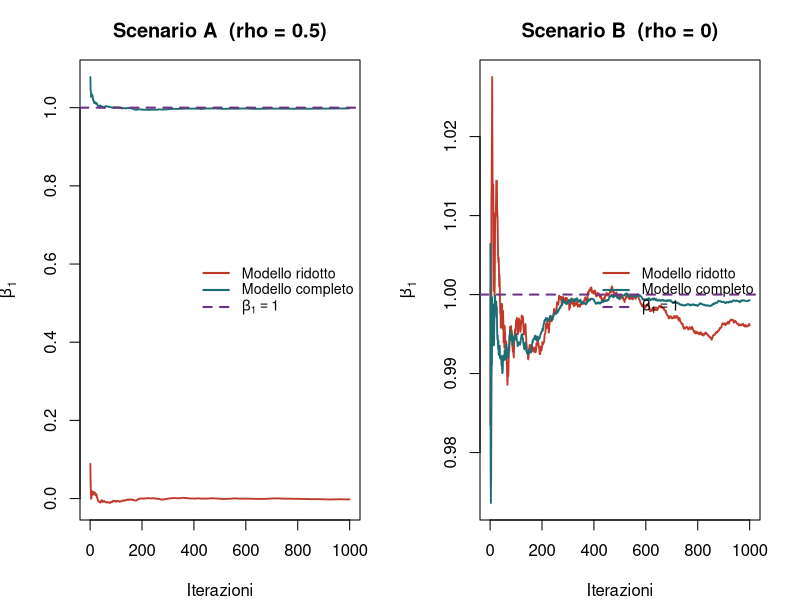
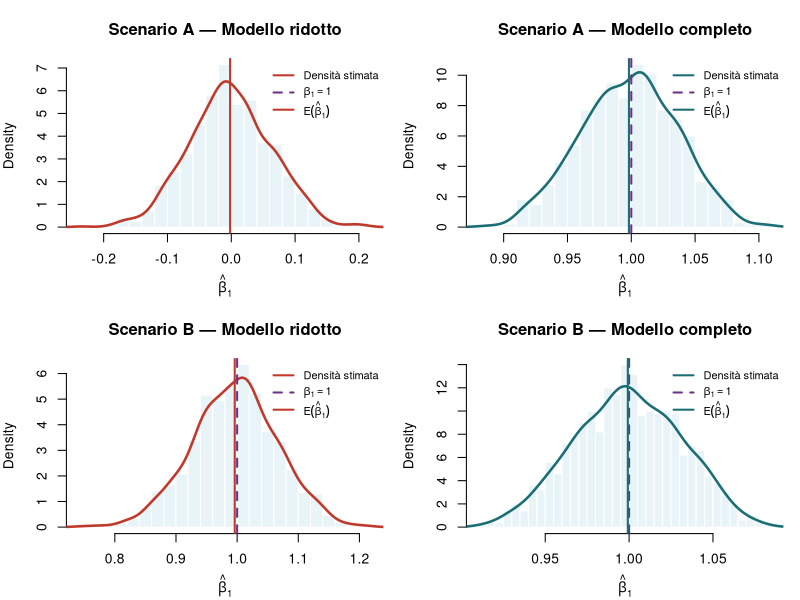

Write the R code that produced these figures, in order.
## ---- chunk 1
knitr::opts_chunk$set(echo = TRUE, warning = FALSE, message = FALSE)
## ---- chunk 2
set.seed(42)

# Dimensione campionaria e numero di repliche Monte Carlo
n     <- 1000
n_sim <- 1000

# Valori veri dei parametri
b0 <- 0
b1 <- 1
b2 <- -2

# Matrici di covarianza
Sigma_A <- matrix(c(1, 0.5, 0.5, 1), nrow = 2)   # correlazione rho = 0.5
Sigma_B <- matrix(c(1, 0.0, 0.0, 1), nrow = 2)   # indipendenza  rho = 0

library(MASS)

# Funzione che genera un data.frame (y, x1, x2) dato Sigma
genera_campione <- function(Sigma) {
  X <- mvrnorm(n, mu = c(0, 0), Sigma = Sigma)
  u <- rnorm(n, mean = 0, sd = 1)
  y <- b0 + b1 * X[, 1] + b2 * X[, 2] + u
  data.frame(y = y, x1 = X[, 1], x2 = X[, 2])
}
## ---- chunk 3
stima_beta1 <- function(dati) {
  mod_ridotto  <- lm(y ~ x1,      data = dati)
  mod_completo <- lm(y ~ x1 + x2, data = dati)
  c(
    ridotto  = unname(coef(mod_ridotto)["x1"]),
    completo = unname(coef(mod_completo)["x1"])
  )
}

# Verifica su un singolo campione
cat("--- Singolo campione: Scenario A ---\n")
stima_beta1(genera_campione(Sigma_A))

cat("\n--- Singolo campione: Scenario B ---\n")
stima_beta1(genera_campione(Sigma_B))
## ---- chunk 4
# Contenitori per le stime
rid_A  <- numeric(n_sim)
comp_A <- numeric(n_sim)
rid_B  <- numeric(n_sim)
comp_B <- numeric(n_sim)

for (i in seq_len(n_sim)) {
  sA <- stima_beta1(genera_campione(Sigma_A))
  sB <- stima_beta1(genera_campione(Sigma_B))
  rid_A[i]  <- sA["ridotto"]
  comp_A[i] <- sA["completo"]
  rid_B[i]  <- sB["ridotto"]
  comp_B[i] <- sB["completo"]
}

# Medie Monte Carlo
round(c(
  "E[b1] rid. A"  = mean(rid_A),
  "E[b1] comp. A" = mean(comp_A),
  "E[b1] rid. B"  = mean(rid_B),
  "E[b1] comp. B" = mean(comp_B),
  "Valore vero"   = b1
), 3)
## ---- chunk 5
# Colori
c_rid  <- "#C0392B"   # rosso  — modello ridotto
c_comp <- "#1A6E74"   # teal   — modello completo
c_vero <- "#6C3483"   # viola  — valore vero

iterazioni <- seq_len(n_sim)

# Medie cumulate
cum_rid_A  <- cumsum(rid_A)  / iterazioni
cum_comp_A <- cumsum(comp_A) / iterazioni
cum_rid_B  <- cumsum(rid_B)  / iterazioni
cum_comp_B <- cumsum(comp_B) / iterazioni

par(mfrow = c(1, 2), mar = c(4, 4, 3, 2))

# --- Scenario A ---
ylim_A <- range(cum_rid_A, cum_comp_A, b1)
plot(iterazioni, cum_rid_A,
     type = "l", col = c_rid, lwd = 1.8,
     ylim = ylim_A,
     xlab = "Iterazioni", ylab = expression(bar(hat(beta))[1]),
     main = "Scenario A  (rho = 0.5)")
lines(iterazioni, cum_comp_A, col = c_comp, lwd = 1.8)
abline(h = b1, col = c_vero, lwd = 2, lty = 2)
legend("right",
       legend = c("Modello ridotto", "Modello completo",
                  expression(beta[1] == 1)),
       col = c(c_rid, c_comp, c_vero),
       lty = c(1, 1, 2), lwd = 2, bty = "n", cex = 0.85)

# --- Scenario B ---
ylim_B <- range(cum_rid_B, cum_comp_B, b1)
plot(iterazioni, cum_rid_B,
     type = "l", col = c_rid, lwd = 1.8,
     ylim = ylim_B,
     xlab = "Iterazioni", ylab = expression(bar(hat(beta))[1]),
     main = "Scenario B  (rho = 0)")
lines(iterazioni, cum_comp_B, col = c_comp, lwd = 1.8)
abline(h = b1, col = c_vero, lwd = 2, lty = 2)
legend("right",
       legend = c("Modello ridotto", "Modello completo",
                  expression(beta[1] == 1)),
       col = c(c_rid, c_comp, c_vero),
       lty = c(1, 1, 2), lwd = 2, bty = "n", cex = 0.85)
## ---- chunk 6
c_fill <- "#E8F4F8"

par(mfrow = c(2, 2), mar = c(4, 4, 3.5, 1))

# helper per tracciare un pannello
pannello <- function(valori, titolo, colore_dens) {
  hist(valori,
       probability = TRUE,
       main   = titolo,
       xlab   = expression(hat(beta)[1]),
       col    = c_fill,
       border = "white",
       breaks = 30)
  lines(density(valori), col = colore_dens, lwd = 2.5)
  abline(v = b1,           col = c_vero,       lwd = 2,   lty = 2)
  abline(v = mean(valori), col = colore_dens,  lwd = 2,   lty = 1)
  legend("topright",
         legend = c("Densità stimata",
                    expression(beta[1] == 1),
                    expression(E(hat(beta)[1]))),
         col = c(colore_dens, c_vero, colore_dens),
         lty = c(1, 2, 1), lwd = 2, bty = "n", cex = 0.8)
}

pannello(rid_A,  "Scenario A — Modello ridotto",   c_rid)
pannello(comp_A, "Scenario A — Modello completo",  c_comp)
pannello(rid_B,  "Scenario B — Modello ridotto",   c_rid)
pannello(comp_B, "Scenario B — Modello completo",  c_comp)
